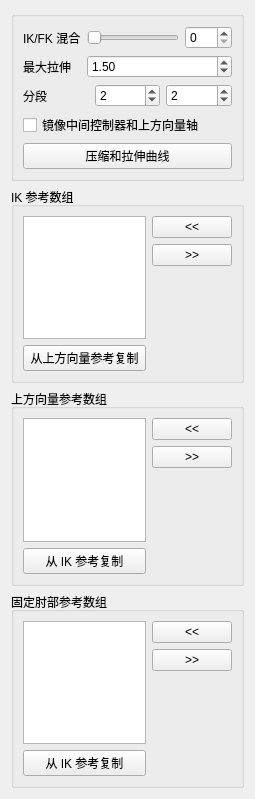
<?xml version="1.0" encoding="UTF-8"?>
<ui version="4.0">
 <class>Form</class>
 <widget class="QWidget" name="Form">
  <property name="geometry">
   <rect>
    <x>0</x>
    <y>0</y>
    <width>255</width>
    <height>799</height>
   </rect>
  </property>
  <property name="windowTitle">
   <string>表单</string>
  </property>
  <layout class="QGridLayout" name="gridLayout">
   <item row="0" column="0">
    <widget class="QGroupBox" name="groupBox">
     <property name="title">
      <string/>
     </property>
     <layout class="QGridLayout" name="gridLayout_2">
      <item row="0" column="0">
       <layout class="QVBoxLayout" name="verticalLayout">
        <item>
         <layout class="QFormLayout" name="formLayout">
          <property name="fieldGrowthPolicy">
           <enum>QFormLayout::AllNonFixedFieldsGrow</enum>
          </property>
          <item row="0" column="0">
           <widget class="QLabel" name="ikfk_label">
            <property name="text">
             <string>IK/FK 混合</string>
            </property>
           </widget>
          </item>
          <item row="0" column="1">
           <layout class="QHBoxLayout" name="horizontalLayout_3">
            <item>
             <widget class="QSlider" name="ikfk_slider">
              <property name="minimumSize">
               <size>
                <width>0</width>
                <height>15</height>
               </size>
              </property>
              <property name="maximum">
               <number>100</number>
              </property>
              <property name="orientation">
               <enum>Qt::Horizontal</enum>
              </property>
             </widget>
            </item>
            <item>
             <widget class="QSpinBox" name="ikfk_spinBox">
              <property name="maximum">
               <number>100</number>
              </property>
             </widget>
            </item>
           </layout>
          </item>
          <item row="1" column="0">
           <widget class="QLabel" name="maxStretch_label">
            <property name="sizePolicy">
             <sizepolicy hsizetype="MinimumExpanding" vsizetype="MinimumExpanding">
              <horstretch>0</horstretch>
              <verstretch>0</verstretch>
             </sizepolicy>
            </property>
            <property name="text">
             <string>最大拉伸</string>
            </property>
           </widget>
          </item>
          <item row="1" column="1">
           <widget class="QDoubleSpinBox" name="maxStretch_spinBox">
            <property name="sizePolicy">
             <sizepolicy hsizetype="MinimumExpanding" vsizetype="Fixed">
              <horstretch>0</horstretch>
              <verstretch>0</verstretch>
             </sizepolicy>
            </property>
            <property name="minimum">
             <double>1.000000000000000</double>
            </property>
            <property name="value">
             <double>1.500000000000000</double>
            </property>
           </widget>
          </item>
         </layout>
        </item>
        <item>
         <layout class="QHBoxLayout" name="horizontalLayout">
          <item>
           <widget class="QLabel" name="divisions_label">
            <property name="text">
             <string>分段</string>
            </property>
           </widget>
          </item>
          <item>
           <widget class="QSpinBox" name="div0_spinBox">
            <property name="minimum">
             <number>1</number>
            </property>
            <property name="value">
             <number>2</number>
            </property>
           </widget>
          </item>
          <item>
           <widget class="QSpinBox" name="div1_spinBox">
            <property name="minimum">
             <number>1</number>
            </property>
            <property name="value">
             <number>2</number>
            </property>
           </widget>
          </item>
         </layout>
        </item>
        <item>
         <widget class="QCheckBox" name="mirrorMid_checkBox">
          <property name="toolTip">
           <string extracomment="This option set the axis of the mid CTL (elbow) and the up vector control to move in a mirror behaviour ">设置中间控制器(肘部)和上方向向量控制器以镜像方式移动的轴行为 </string>
          </property>
          <property name="statusTip">
           <string extracomment="This option set the axis of the mid CTL (elbow) and the up vector control to move in a mirror behaviour ">设置中间控制器(肘部)和上方向向量控制器以镜像方式移动的轴行为 </string>
          </property>
          <property name="whatsThis">
           <string>设置中间控制器(肘部)和上方向向量控制器以镜像方式移动的轴行为 </string>
          </property>
          <property name="text">
           <string>镜像中间控制器和上方向量轴</string>
          </property>
         </widget>
        </item>
        <item>
         <layout class="QHBoxLayout" name="horizontalLayout_2">
          <item>
           <widget class="QPushButton" name="squashStretchProfile_pushButton">
            <property name="text">
             <string>压缩和拉伸曲线</string>
            </property>
           </widget>
          </item>
         </layout>
        </item>
       </layout>
      </item>
     </layout>
    </widget>
   </item>
   <item row="1" column="0">
    <widget class="QGroupBox" name="ikRefArray_groupBox">
     <property name="title">
      <string>IK 参考数组</string>
     </property>
     <layout class="QGridLayout" name="gridLayout_3">
      <item row="0" column="0">
       <layout class="QHBoxLayout" name="ikRefArray_horizontalLayout">
        <item>
         <layout class="QVBoxLayout" name="ikRefArray_verticalLayout_1">
          <item>
           <widget class="QListWidget" name="ikRefArray_listWidget">
            <property name="dragDropOverwriteMode">
             <bool>true</bool>
            </property>
            <property name="dragDropMode">
             <enum>QAbstractItemView::InternalMove</enum>
            </property>
            <property name="defaultDropAction">
             <enum>Qt::MoveAction</enum>
            </property>
            <property name="alternatingRowColors">
             <bool>true</bool>
            </property>
            <property name="selectionMode">
             <enum>QAbstractItemView::ExtendedSelection</enum>
            </property>
            <property name="selectionRectVisible">
             <bool>false</bool>
            </property>
           </widget>
          </item>
          <item>
           <widget class="QPushButton" name="ikRefArray_copyRef_pushButton">
            <property name="text">
             <string>从上方向量参考复制</string>
            </property>
           </widget>
          </item>
         </layout>
        </item>
        <item>
         <layout class="QVBoxLayout" name="ikRefArray_verticalLayout_2">
          <item>
           <widget class="QPushButton" name="ikRefArrayAdd_pushButton">
            <property name="text">
             <string>&lt;&lt;</string>
            </property>
           </widget>
          </item>
          <item>
           <widget class="QPushButton" name="ikRefArrayRemove_pushButton">
            <property name="text">
             <string>&gt;&gt;</string>
            </property>
           </widget>
          </item>
          <item>
           <spacer name="ikRefArray_verticalSpacer">
            <property name="orientation">
             <enum>Qt::Vertical</enum>
            </property>
            <property name="sizeHint" stdset="0">
             <size>
              <width>20</width>
              <height>40</height>
             </size>
            </property>
           </spacer>
          </item>
         </layout>
        </item>
       </layout>
      </item>
     </layout>
    </widget>
   </item>
   <item row="2" column="0">
    <widget class="QGroupBox" name="upvRefArray_groupBox">
     <property name="title">
      <string>上方向量参考数组</string>
     </property>
     <layout class="QGridLayout" name="gridLayout_5">
      <item row="0" column="0">
       <layout class="QHBoxLayout" name="upvRefArray_horizontalLayout">
        <item>
         <layout class="QVBoxLayout" name="upvRefArray_verticalLayout_1">
          <item>
           <widget class="QListWidget" name="upvRefArray_listWidget">
            <property name="dragDropOverwriteMode">
             <bool>true</bool>
            </property>
            <property name="dragDropMode">
             <enum>QAbstractItemView::InternalMove</enum>
            </property>
            <property name="defaultDropAction">
             <enum>Qt::MoveAction</enum>
            </property>
            <property name="alternatingRowColors">
             <bool>true</bool>
            </property>
            <property name="selectionMode">
             <enum>QAbstractItemView::ExtendedSelection</enum>
            </property>
            <property name="selectionRectVisible">
             <bool>false</bool>
            </property>
           </widget>
          </item>
          <item>
           <widget class="QPushButton" name="upvRefArray_copyRef_pushButton">
            <property name="text">
             <string>从 IK 参考复制</string>
            </property>
           </widget>
          </item>
         </layout>
        </item>
        <item>
         <layout class="QVBoxLayout" name="upvRefArray_verticalLayout_2">
          <item>
           <widget class="QPushButton" name="upvRefArrayAdd_pushButton">
            <property name="text">
             <string>&lt;&lt;</string>
            </property>
           </widget>
          </item>
          <item>
           <widget class="QPushButton" name="upvRefArrayRemove_pushButton">
            <property name="text">
             <string>&gt;&gt;</string>
            </property>
           </widget>
          </item>
          <item>
           <spacer name="upvRefArray_verticalSpacer">
            <property name="orientation">
             <enum>Qt::Vertical</enum>
            </property>
            <property name="sizeHint" stdset="0">
             <size>
              <width>20</width>
              <height>40</height>
             </size>
            </property>
           </spacer>
          </item>
         </layout>
        </item>
       </layout>
      </item>
     </layout>
    </widget>
   </item>
   <item row="3" column="0">
    <widget class="QGroupBox" name="pinRefArray_groupBox">
     <property name="title">
      <string>固定肘部参考数组</string>
     </property>
     <layout class="QGridLayout" name="gridLayout_4">
      <item row="0" column="0">
       <layout class="QHBoxLayout" name="pinRefArray_horizontalLayout">
        <item>
         <layout class="QVBoxLayout" name="pinRefArray_verticalLayout">
          <item>
           <widget class="QListWidget" name="pinRefArray_listWidget">
            <property name="dragDropOverwriteMode">
             <bool>true</bool>
            </property>
            <property name="dragDropMode">
             <enum>QAbstractItemView::InternalMove</enum>
            </property>
            <property name="defaultDropAction">
             <enum>Qt::MoveAction</enum>
            </property>
            <property name="alternatingRowColors">
             <bool>true</bool>
            </property>
            <property name="selectionMode">
             <enum>QAbstractItemView::ExtendedSelection</enum>
            </property>
            <property name="selectionRectVisible">
             <bool>false</bool>
            </property>
           </widget>
          </item>
          <item>
           <widget class="QPushButton" name="pinRefArray_copyRef_pushButton">
            <property name="text">
             <string>从 IK 参考复制</string>
            </property>
           </widget>
          </item>
         </layout>
        </item>
        <item>
         <layout class="QVBoxLayout" name="pinRefArray_verticalLayout_2">
          <item>
           <widget class="QPushButton" name="pinRefArrayAdd_pushButton">
            <property name="text">
             <string>&lt;&lt;</string>
            </property>
           </widget>
          </item>
          <item>
           <widget class="QPushButton" name="pinRefArrayRemove_pushButton">
            <property name="text">
             <string>&gt;&gt;</string>
            </property>
           </widget>
          </item>
          <item>
           <spacer name="pinRefArray_verticalSpacer">
            <property name="orientation">
             <enum>Qt::Vertical</enum>
            </property>
            <property name="sizeHint" stdset="0">
             <size>
              <width>20</width>
              <height>40</height>
             </size>
            </property>
           </spacer>
          </item>
         </layout>
        </item>
       </layout>
      </item>
     </layout>
    </widget>
   </item>
  </layout>
 </widget>
 <resources/>
 <connections>
  <connection>
   <sender>ikfk_slider</sender>
   <signal>sliderMoved(int)</signal>
   <receiver>ikfk_spinBox</receiver>
   <slot>setValue(int)</slot>
   <hints>
    <hint type="sourcelabel">
     <x>144</x>
     <y>47</y>
    </hint>
    <hint type="destinationlabel">
     <x>220</x>
     <y>45</y>
    </hint>
   </hints>
  </connection>
  <connection>
   <sender>ikfk_spinBox</sender>
   <signal>valueChanged(int)</signal>
   <receiver>ikfk_slider</receiver>
   <slot>setValue(int)</slot>
   <hints>
    <hint type="sourcelabel">
     <x>222</x>
     <y>37</y>
    </hint>
    <hint type="destinationlabel">
     <x>182</x>
     <y>37</y>
    </hint>
   </hints>
  </connection>
 </connections>
</ui>
